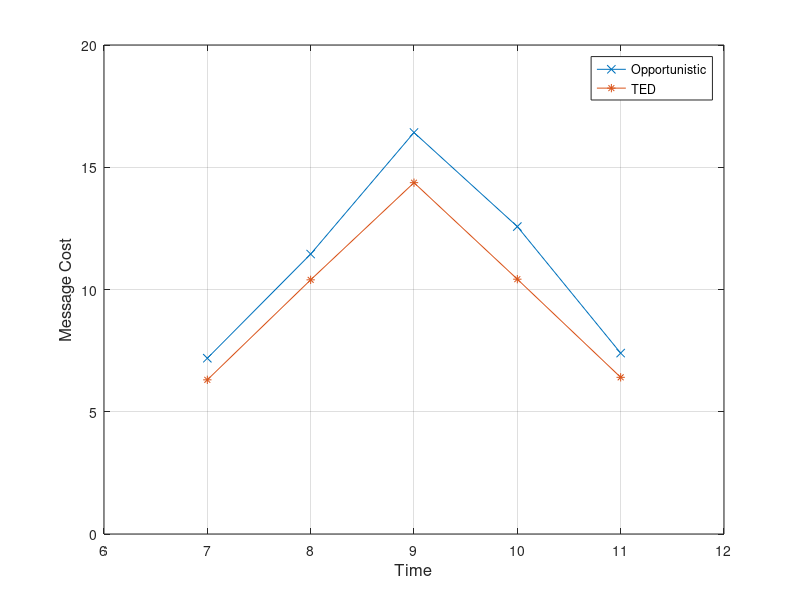

Write the MATLAB code that produced this figure.
x=[7 8 9 10 11]
y=[7.1887 11.4499 16.4206 12.5746 7.3989 ]
y1=[6.3054 10.3953 14.3689 10.4219 6.4079]
plot(x, y, '-x', x, y1, '-*')
axis([6 12 0 20])
xlabel('Time', 'fontsize',12)
ylabel('Message Cost','fontsize',12)
legend('Opportunistic', 'TED')
grid on
%set(h, 'Box', 'on')
